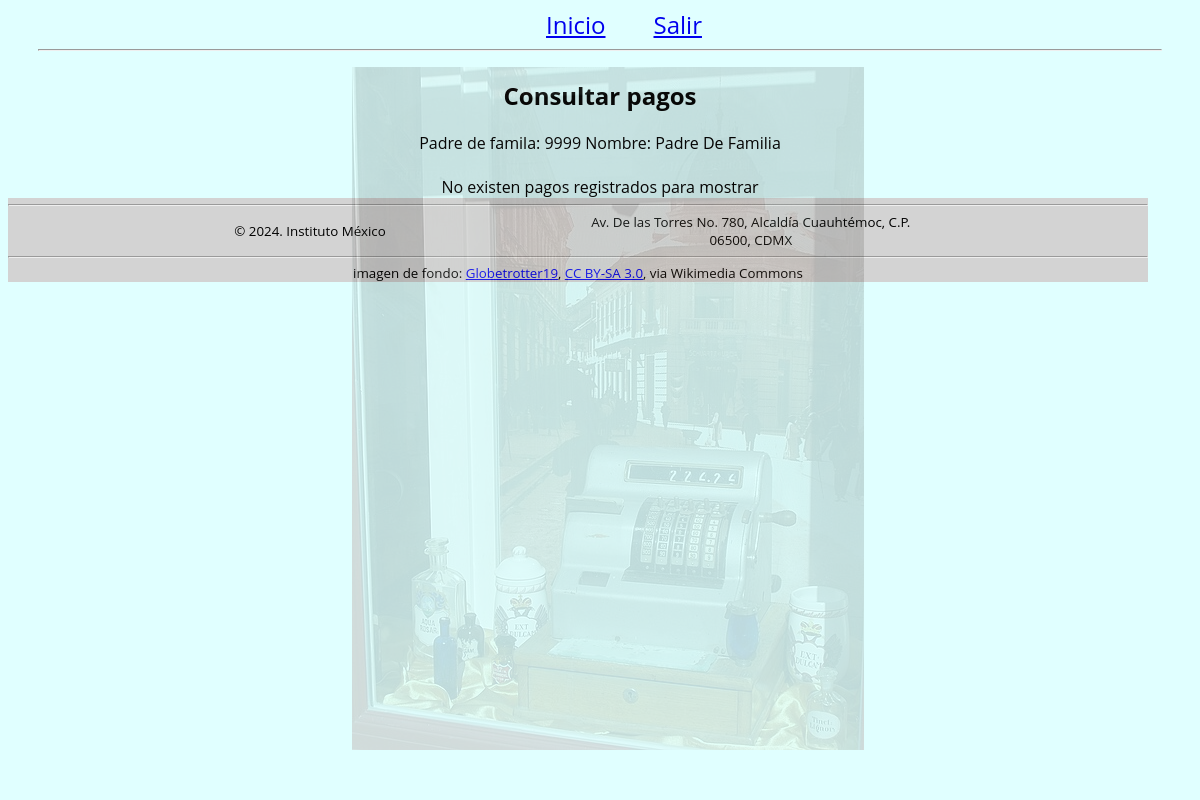
The app's page /pago/consultar.php (signed in), older data.
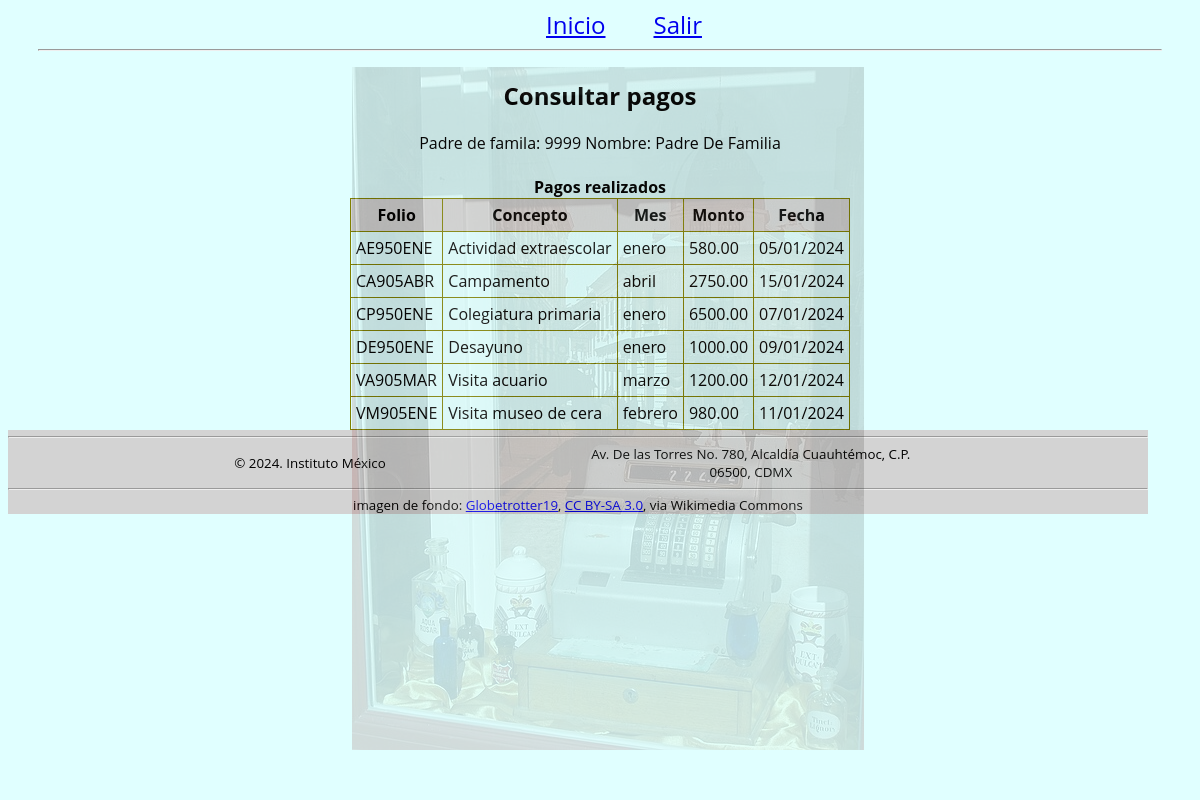
The same page, newer data.
### tables this page shows
CREATE TABLE IF NOT EXISTS Pagos(
    FolioPago VARCHAR(10) NOT NULL PRIMARY KEY,
    IDUsuario CHAR(4) NOT NULL,
    Concepto VARCHAR(64) NULL,
    Monto DECIMAL(9,2) UNSIGNED NOT NULL,
    MesPagado int not null,
    FechaPago DATETIME NOT NULL
     
     
);

### usuario/usuario.php (called while the page is built, shortened)
<?php
require_once $_SERVER["DOCUMENT_ROOT"] . '/comun/database.php';
class Usuario
{
    public $nombre;
    public $apellidoPaterno;
    public $apellidoMaterno;
    public $tipoUsuario;
    public static function getUsuarioFirmado() {
        if(isset($_SESSION["UsuarioFirmado"])) {
            return $_SESSION["UsuarioFirmado"];
        }
        return null;
    }
    public function descripcionTipo() {
        $arrTipoDescr = array(
            "PDC" => "Personal del depto. de crédito y cobranza",
            "PF" => "Padre de famila"
        );
        if(array_key_exists($this->tipoUsuario, $arrTipoDescr)) {
            return $arrTipoDescr[$this->tipoUsuario];
        }
        return $this->tipoUsuario." no reconocido";
    }
    public function nombreCompleto() {
        $nombres = [
            $this->nombre,
            $this->apellidoPaterno,
            $this->apellidoMaterno
          ];
        return implode(" ", $nombres);
    }
}

### usuario/usuario-firmado.php (called while the page is built, shortened)
<?php
$usuarioFirmado = Usuario::getUsuarioFirmado();
?>

### comun/database.php (called while the page is built, shortened)
<?php
class Database{
    private $con;
    private $dbhost="localhost";
    private $dbname="id21258147_progweb2";
    private $dbuser="id21258147_administrador";
    private $dbpass="Progweb2#";
    public function connect_db() {
        try {
            $this->con = new PDO("mysql:host=$this->dbhost;dbname=$this->dbname",
                $this->dbuser,
                $this->dbpass);
            $this->con->setAttribute(PDO::ATTR_ERRMODE, PDO::ERRMODE_EXCEPTION);
            $this->con->exec("Set character set utf8 ");
            return true;
        }
        catch(PDOException $e) {
            echo "Conexión a la base de datos falló. Eror: " . $e->getMessage();
        }
        return false;
    }
    public function prepare(string $statement, array $driver_options = array()) {
        return $this->con->prepare($statement, $driver_options);
    }
}
?>

### pago/pago.php (called while the page is built, shortened)
<?php
require_once $_SERVER["DOCUMENT_ROOT"] . '/comun/database.php';
class Pago extends Database {
    public $mesPagado;
    public static array $meses = array(
        1=>"enero",
        2=>"febrero",
        3=>"marzo",
        4=>"abril",
        5=>"mayo",
        6=>"junio",
        7=>"julio",
        8=>"agosto",
        9=>"septiembre",
        10=>"octubre",
        11=>"noviembre",
        12=>"diciembre");
    public function leerPagos($idUsuario)
    {
        try {
            $sql = $this->prepare("SELECT * FROM Pagos where IDUsuario = '$idUsuario'");
            if ($sql->execute()) {
                $resultado = $sql->fetchAll();
                return $resultado;
            }
        }
        catch (PDOException $ex) {
            $this->lastError = $ex->getMessage();
        }
    }
    public function asignarValores($arrValores)
    {
        $this->folio = $arrValores["FolioPago"];
        $this->concepto = $arrValores["Concepto"];
        $this->monto = $arrValores["Monto"];
        $this->mesPagado = $arrValores["MesPagado"];
        $this->fechaPago = substr($arrValores["FechaPago"], 0, 10);
    }
    public function mesNombre() {
        if (array_key_exists($this->mesPagado, Pago::$meses)) {
            return Pago::$meses[$this->mesPagado];
        }
        return '';
    }
}
?>

### pago/tabla-pagos.php (the view, shortened to what this page needs)
<table class="table table-bordered">
    <thead>
        <tr>
            <th>Folio</th>
            <th>Concepto</th>
            <th>Mes</th>
            <th>Monto</th>
            <th>Fecha</th>
        </tr>
    </thead>
    <tbody>
        <?php
        foreach ($listado as $row) {
            $pago->asignarValores($row);
        ?>
            <tr>
                <td><?= $pago->folio; ?></td>
                <td><?= $pago->concepto; ?></td>
                <td><?= $pago->mesNombre(); ?></td>
                <td><?= $pago->monto; ?></td>
                <td><?= date_format(new DateTime($pago->fechaPago), 'd/m/Y'); ?></td>
            </tr>
        <?php
        }
        ?>
    </tbody>
</table>

### pago/consultar.php (shortened to what this page needs)
<?php
include_once("../usuario/usuario-firmado.php");
include('pago.php');
?>
<!DOCTYPE html>
<html lang="es-MX">
<head>
    <?php
    if (!isset($usuario)) {
        $usuario = $usuarioFirmado;
    }
    $pago = new Pago();
    $listado = $pago->leerPagos($usuario->id);
    ?>
</head>
<body>
    <div id="marca-de-agua-pago"></div>
    <?php
    include('../menu.php');
    ?>
    <div id="contenido">
        <section">
            <span class="centrado">
                <div>
                    <h2>Consultar pagos</h2>
                </div>
                <div><?php echo $usuario->descripcionTipo() . ": $usuario->id Nombre: " . $usuario->nombreCompleto() ?></div>
                <br>
                <?php
                if (count($listado) > 0) {
                    ?>
                    <div><b>Pagos realizados</b></div>
                    <div>
                        <?php include("tabla-pagos.php") ?>
                    </div>
                    <?php
                } else {
                    ?>
                    <div>No existen pagos registrados para mostrar</div>
                    <?php
                }
                ?>
    </div>
    <?php
    $footerExtra = 'footer-pago.php';
    include('../footer.php');
    ?>
</body>
</html>

### menu.php (shortened to what this page needs)
<?php include_once($_SERVER["DOCUMENT_ROOT"]."/usuario/usuario-firmado.php"); ?>
<nav class="menu-principal">
  <div class="menu">
    <div><a title="Inicio" href="/index.php">Inicio</a></div>
<?php
    if (!isset($usuarioFirmado)) {
      ?>
      <div><a title="Registro" href="/usuario/registrar.php">Registrarse</a></div>
      <div><a title="Inicio de sesion" href="/usuario/iniciar-sesion.php">Iniciar sesi&oacute;n</a></div>
    <?php
    } else {
            ?>
      <div><a title="Fin de sesion" href="/usuario/cerrar-sesion.php">Salir</a></div>
    <?php
    }
    ?>
  </div>
  <hr>
</nav>

### footer.php
<footer>
    <hr />
    <article>
        &copy; 2024. Instituto México
    </article>
    <article>
        Av. De las Torres No. 780, Alcaldía Cuauhtémoc, C.P. 06500, CDMX
    </article>
    <?php
    if (isset($footerExtra)) {
        include($footerExtra);
    }
    ?>
</footer>

### pago/footer-pago.php
<hr>
imagen de fondo: <a href="https://commons.wikimedia.org/wiki/File:K%C3%ADgy%C3%B3_pharmacy,_cash_register._-_2_Dob%C3%B3_Square,_Eger,_2016_Hungary.jpg" target="_blank">Globetrotter19</a>,
<a href="https://creativecommons.org/licenses/by-sa/3.0" target="_blank">CC BY-SA 3.0</a>, via Wikimedia Commons

### css/estilo.css (style rules this page uses)
body { background-color: lightcyan; color: darkmagenta; font-family: Ubuntu, 'open sans', Tahoma, Arial; }
nav { width: 95%; margin: 0px auto 0px; color: black; text-align: center; font-size: 1em; }
.menu>div { padding-left: 2em; }
.menu { font-size: 1.5em; display: inline-flex; }
footer { width: 95%; margin: 0px auto 0px; color: black; background-color: lightgray; text-align: center; font-size: smaller; position:fixed; }
article { vertical-align: middle; display: inline-flex; }
@media (min-width: 993px) { article { width: 30%; } }
#contenido { width: 90%; margin: 0px auto 0px; color: black; }
table.table-bordered > thead > tr > th, table.table-bordered > tbody > tr > td, .table-bordered { border: 1px olive solid; border-collapse: collapse; padding:5px; margin: 0; }
table > thead > tr { background-color: lightgray; }
.centrado { display: flex; flex-flow: column; align-items: center; }
div#marca-de-agua-pago { position: fixed; width: 100%; height: 100%; z-index: 99999; background: url('/imagenes/cash_register.jpg') center center no-repeat; pointer-events: none; opacity: 0.15; }

Row changes from the older to the newer data that the page shows:
added pagos: FolioPago "AE950ENE", Concepto "Actividad extraescolar", MesPagado "enero", Monto "580.00", FechaPago "05/01/2024"
added pagos: FolioPago "CA905ABR", Concepto "Campamento", MesPagado "abril", Monto "2750.00", FechaPago "15/01/2024"
added pagos: FolioPago "CP950ENE", Concepto "Colegiatura primaria", MesPagado "enero", Monto "6500.00", FechaPago "07/01/2024"
added pagos: FolioPago "DE950ENE", Concepto "Desayuno", MesPagado "enero", Monto "1000.00", FechaPago "09/01/2024"
added pagos: FolioPago "VA905MAR", Concepto "Visita acuario", MesPagado "marzo", Monto "1200.00", FechaPago "12/01/2024"
added pagos: FolioPago "VM905ENE", Concepto "Visita museo de cera", MesPagado "febrero", Monto "980.00", FechaPago "11/01/2024"
Text that changed along with them:
text no longer shown: "No existen pagos registrados para mostrar"
text now shown: "Pagos realizados Folio Concepto Mes Monto Fecha"
